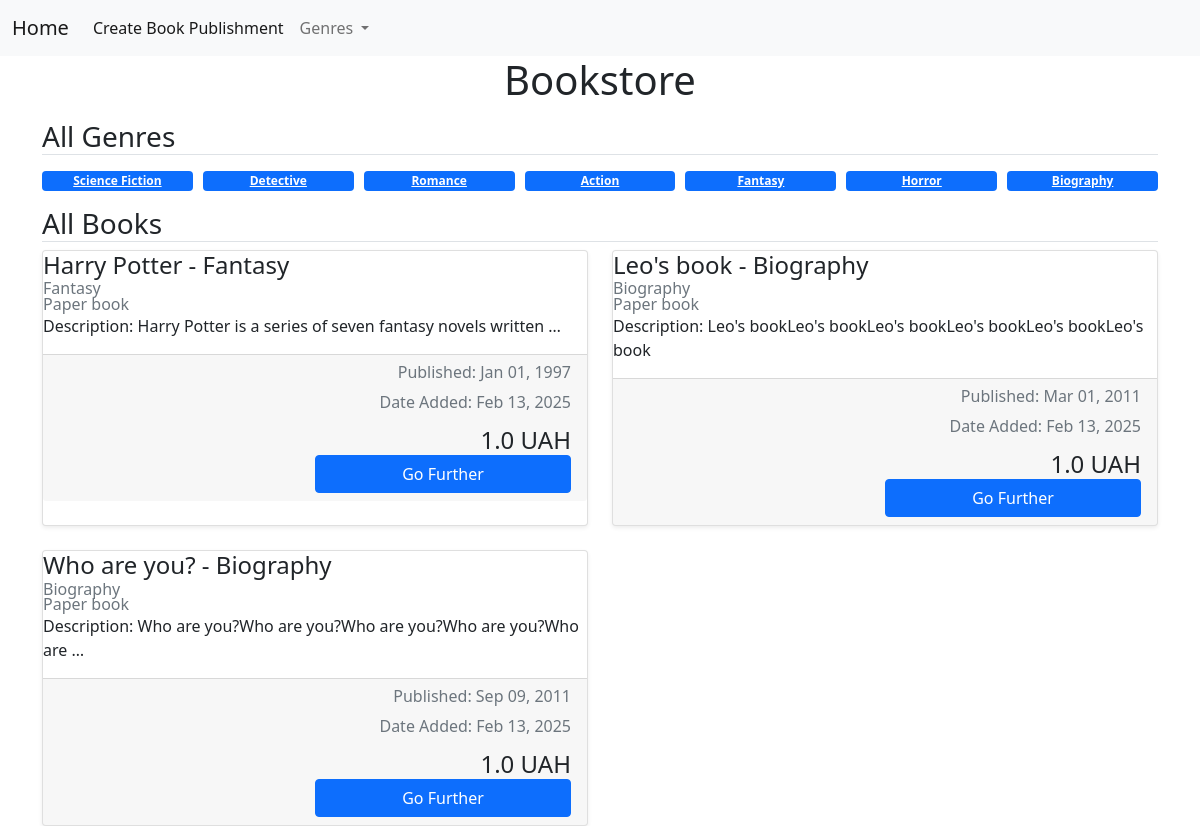
Before: / with the older database file.
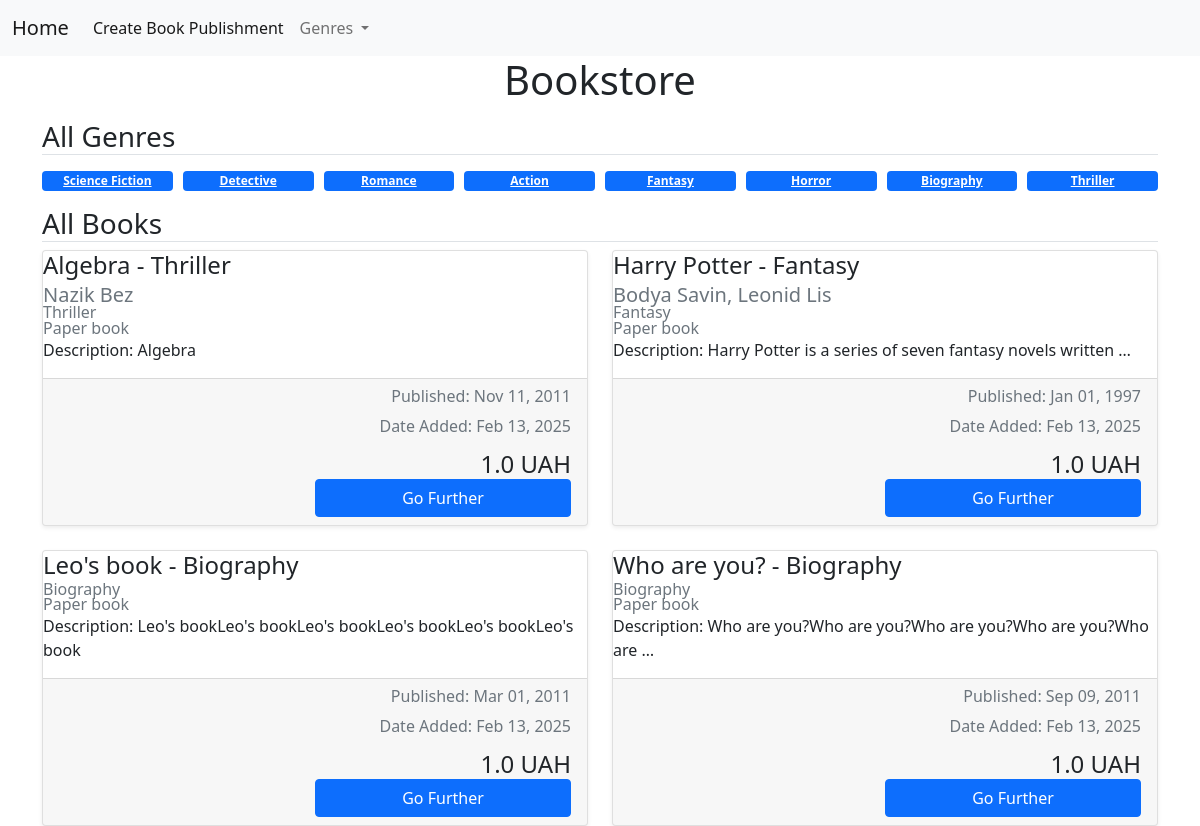
After: the same page with the newer database file.
### bookstore/models.py (models this page shows, shortened)
class Genre(models.Model):
    name = models.CharField(max_length=100, unique=True)

class Book(models.Model):
    class Type(models.TextChoices):
        PAPER = "Paper", "PAPER"
        DIGITAL = "Digital", "DIGITAL"
    title = models.CharField(max_length=200)
    description = models.TextField(max_length=1000)
    added = models.DateTimeField(auto_now_add=True)
    publishing_date = models.DateField(auto_now=True)
    isbn = models.CharField(max_length=17, default="111-2-3333-4444-5")
    price = models.FloatField(default=1.0)
    author = models.ManyToManyField(Author, related_name="books")
    type = models.CharField(
        max_length=7,
        choices=Type,
        default=Type.PAPER
    )
    genre = models.ForeignKey(
        Genre,
        on_delete=models.CASCADE,
        related_name="books"
    )
    class Meta:
        ordering = ['title']
        indexes= [
            models.Index(fields=['title'])
        ]
    def get_absolute_url(self):
        return reverse('bookstore:book_info', args=[self.id])

### bookstore/views.py (the view)
# urls.py: path('', home, name='home'),
def home(request):
    genres = Genre.objects.all()
    books = Book.objects.all()
    data = {"genres": genres, "books": books}
    return render(request, "index.html", context=data)

### bookstore/templates/index.html (shortened to what this page needs)
{% extends 'base.html' %}
{% block content %}
<div class="container">
    <h1 class="text-center mb-3">Bookstore</h1>
    <div>
        <h3 class="border-bottom mb-3">All Genres</h3>
        <div class="mb-3" style="display: flex; gap: 10px;">
            {% for genre in genres %}
            <span style="flex: 1;">
                <a
                href="{% url 'bookstore:get_books_by_genre' genre.id %}"
                class="badge bg-primary"
                style="display: block; width: 100%;"
                >
                {{  genre.name  }}</a>
            </span>
            {% endfor %}
        </div>
    </div>
    <div>
        <h3 class="border-bottom">All Books</h3>
        <div class="row row-cols-2 g-4">
            {% for book in books %}
                <div class="col">
                    <div class="card h-100 shadow-sm">
                        <h4 class="card-title">{{ book.title }} - {{ book.genre.name }}</h4>
                        <h5 class="card-subtitle text-muted">
                        </h5>
                        <h6 class="card-subtitle text-muted">{{ book.genre.name }}</h6>
                        <h6 class="card-subtitle text-muted">{{  book.type  }} book</h6>
                        <p class="card-text">Description: {{  book.description | truncatewords:10 }}</p>
                        <div class="card-footer text-end">
                            <h6 class="text-muted">Published: {{  book.publishing_date| date:"M d, Y"  }}</h6>
                            <p class="text-muted">Date Added: {{  book.added| date:"M d, Y"  }}</p>
                            <h4 class="card-subtitle">{{ book.price }} UAH</h4>
                            <a href="{{  book.get_absolute_url  }}" class="btn btn-primary stretched-link" style="width: 50%;">Go Further</a>
                        </div>
                    </div>
                </div>
            {% endfor %}
        </div>
    </div>
</div>
{% endblock %}

Changed rows visible on the page:
added Genre: name "Thriller"
